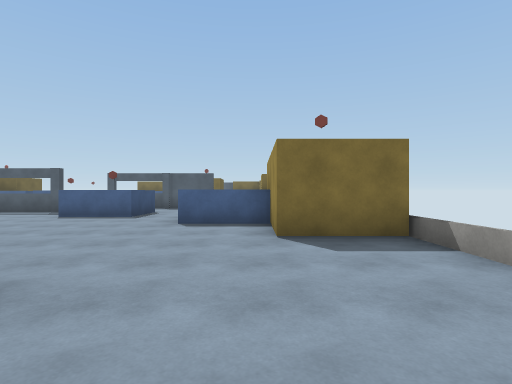
View 1 (above)

24 first-person views from a walk through a Unity game level. The camera is 1.3 m above the floor, looks level and sees 80° across. The floor is counted in squares, 2 m on a side. Each view is taken from the middle of a square. On the plan, view 1 faces up. The plan holds only what a view shows up to about 10 squares ahead; the rest is blank. The player character is not drawn. Surface patterns are stand-ins for the level's own textures.

View 2
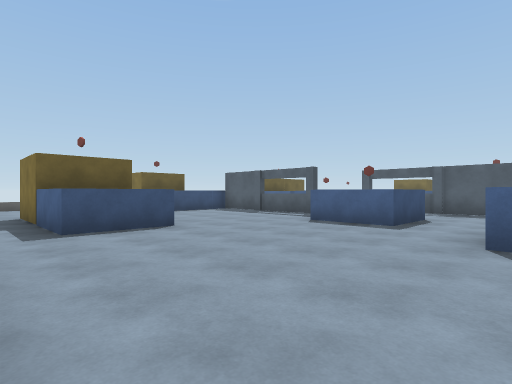

View 3
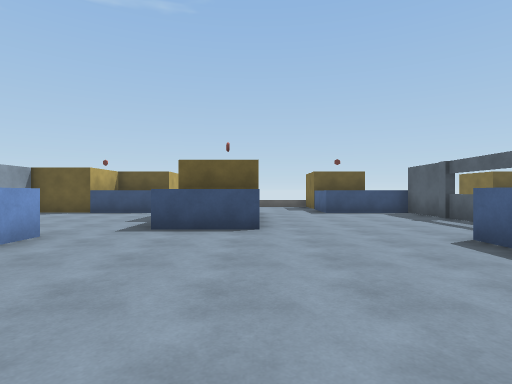

View 4
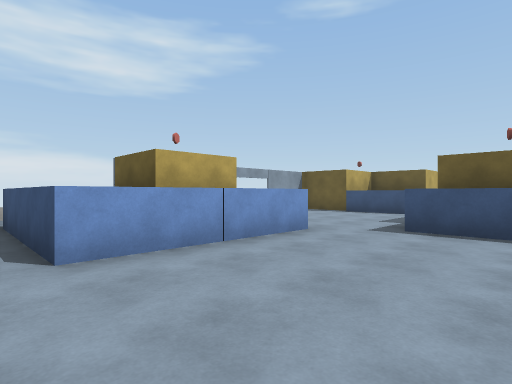

View 5
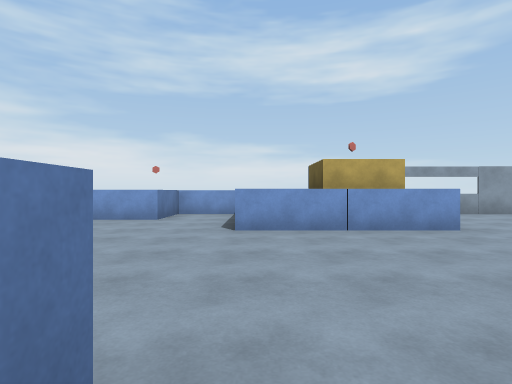

View 6
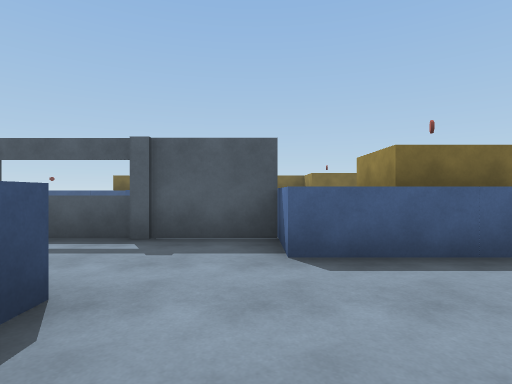

View 7
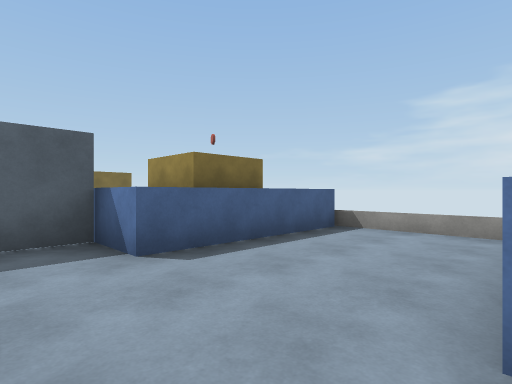

View 8
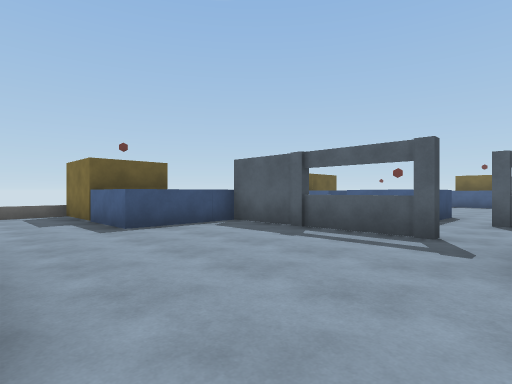

View 9
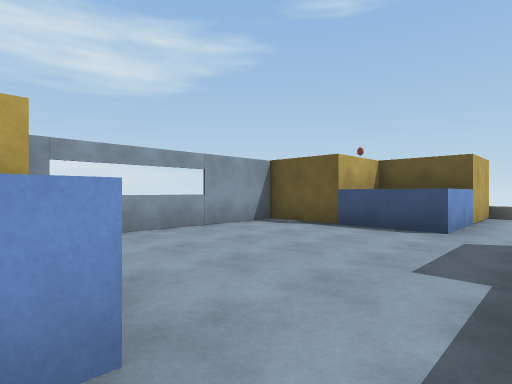

View 10
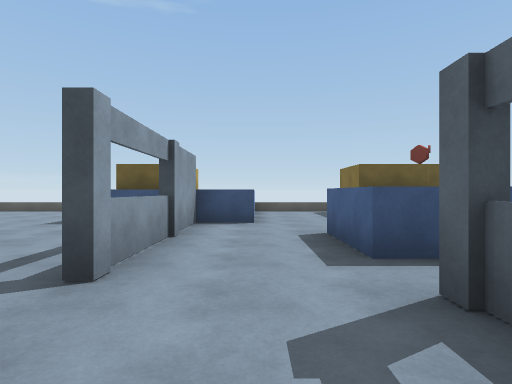

View 11
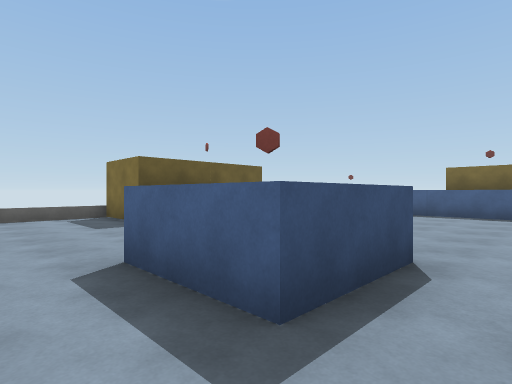

View 12
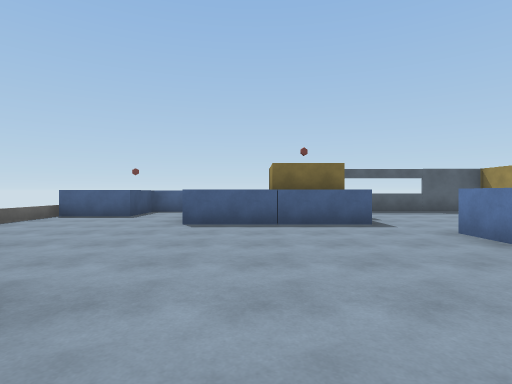

View 13
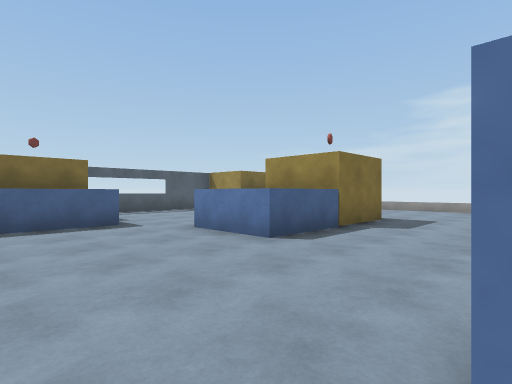

View 14
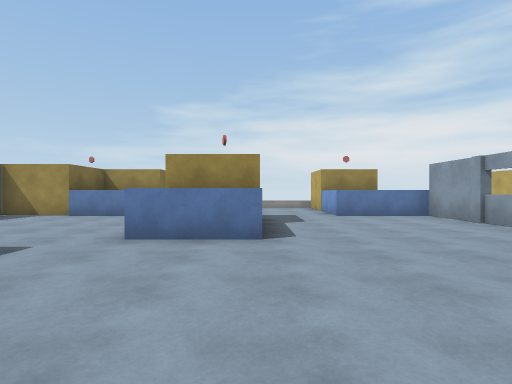

View 15
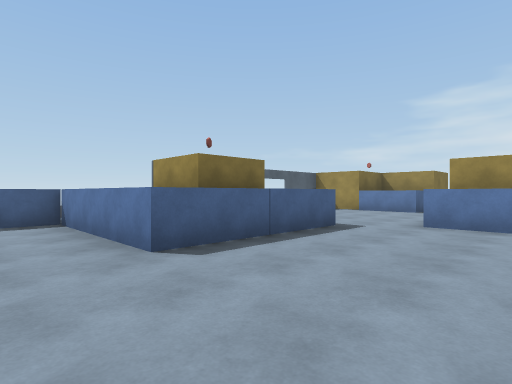

View 16
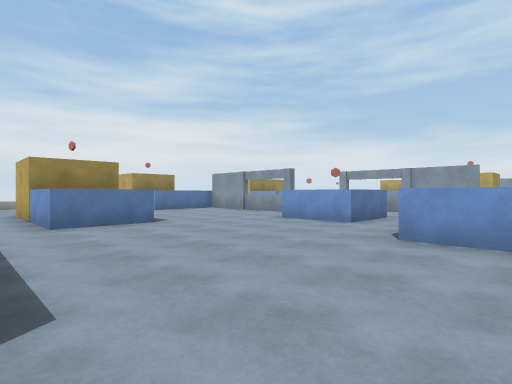

View 17
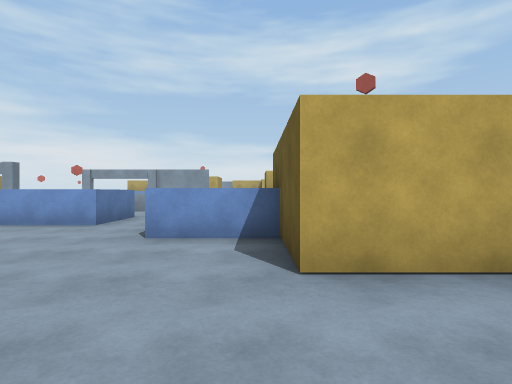

View 18
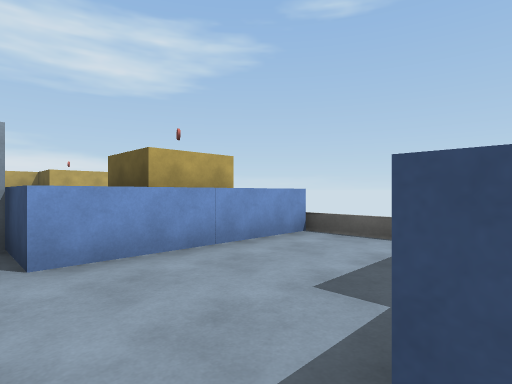

View 19
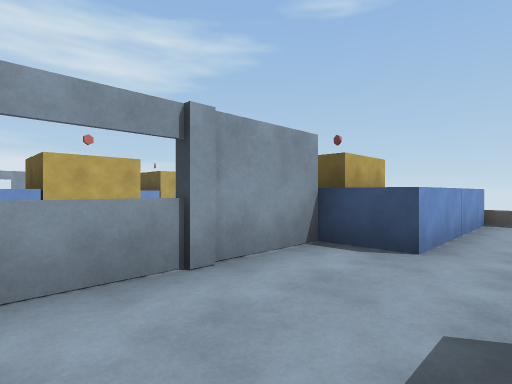

View 20
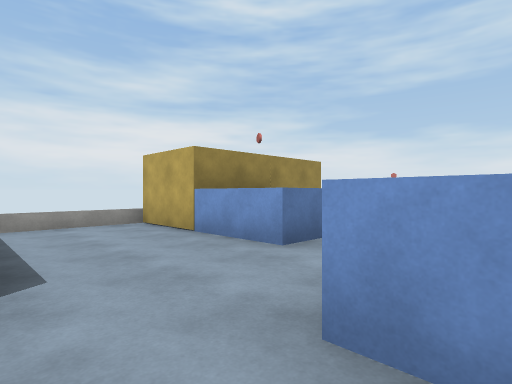

View 21
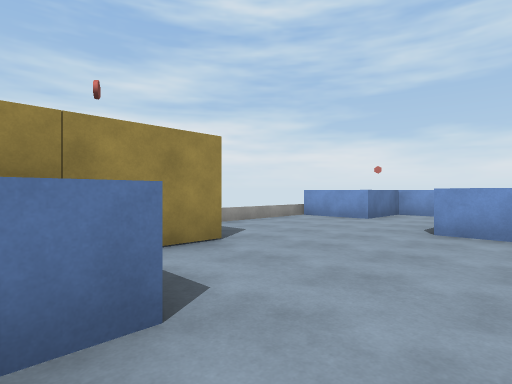

View 22
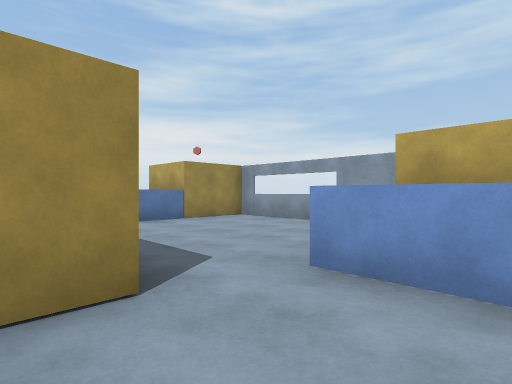

View 23
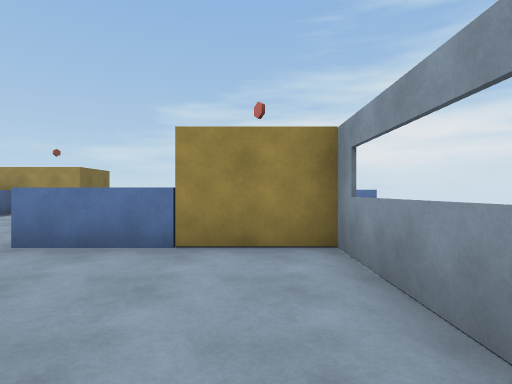

View 24
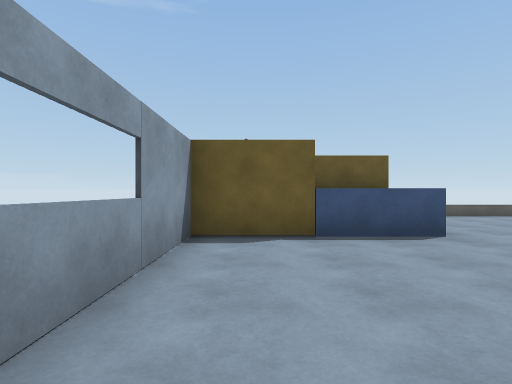

### Floor plan
Key: @ floor where view 1 was taken; # wall or solid block; . floor; = window, fence, low wall or low ledge; ^ raised ledge; P pillar.
Columns run from 14 left of view 1 to 2 right of it. Each row starts with its distance up from view 1.
 24   ^^^^   ==###
 23 ^^..^^# .....#
 22 ....^^##.....^#
 21 ....^^^^.....^
 20 .............
 19  ..............
 18 .........^^##...
 17 ##.......^^##....
 16  #...............
 15  #^^...........
 14 ##^^..^^.....^^
 13 ......^^.....^^##
 12 ........P=P##
 11 ^^^^.........^^^^
 10    ^#P#=P........
  9 ##^^.....^^......
  8 ##^^.....^^..^^##
  7 .............^^#
  6 ...............#
  5 ....##^^.......##
  4 ....##^^.........
  3 .................
  2 .................
  1 ##^^.....^^^^....
  0   #^.....## ^.@..
 -1    #.....## ^..^^
 -2    ###==### ^^^
 -3
 -4             #^

Positions as (right, up) in squares from view 1, and headings:
1: (0, 0), facing up
2: (-1, 2), facing up-left
3: (-1, 5), facing left
4: (-1, 5), facing down-left
5: (-2, 7), facing down
6: (-2, 8), facing up
7: (-3, 8), facing up-right
8: (-5, 5), facing up-left
9: (-5, 3), facing down-left
10: (-4, 11), facing left
11: (-6, 11), facing up-left
12: (-9, 14), facing up
13: (-9, 14), facing up-right
14: (-10, 17), facing right
15: (-12, 17), facing up-right
16: (-12, 20), facing down-right
17: (-12, 20), facing down
18: (-10, 14), facing down-left
19: (-7, 12), facing down-left
20: (-4, 11), facing down-right
21: (-3, 7), facing down-right
22: (-12, 4), facing down-right
23: (-9, -1), facing right
24: (-6, -1), facing left
